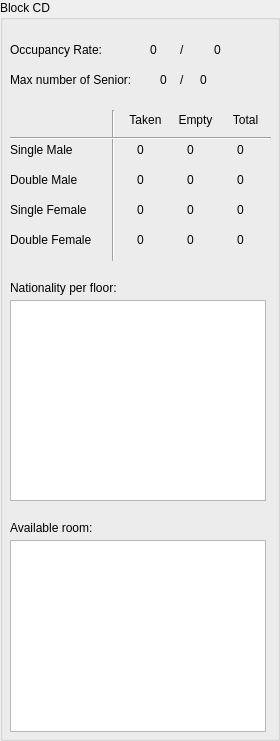
       <widget class="QGroupBox" name="CD">
        <property name="title">
         <string>Block CD</string>
        </property>
        <widget class="QLabel" name="txt_dm_taken_cd">
         <property name="geometry">
          <rect>
           <x>130</x>
           <y>170</y>
           <width>21</width>
           <height>20</height>
          </rect>
         </property>
         <property name="text">
          <string>0</string>
         </property>
         <property name="alignment">
          <set>Qt::AlignCenter</set>
         </property>
        </widget>
        <widget class="QLabel" name="label_9">
         <property name="geometry">
          <rect>
           <x>10</x>
           <y>40</y>
           <width>101</width>
           <height>20</height>
          </rect>
         </property>
         <property name="text">
          <string>Occupancy Rate:</string>
         </property>
        </widget>
        <widget class="QLabel" name="label_10">
         <property name="geometry">
          <rect>
           <x>10</x>
           <y>230</y>
           <width>111</width>
           <height>20</height>
          </rect>
         </property>
         <property name="text">
          <string>Double Female </string>
         </property>
        </widget>
        <widget class="QLabel" name="txt_sm_emp_cd">
         <property name="geometry">
          <rect>
           <x>180</x>
           <y>140</y>
           <width>21</width>
           <height>20</height>
          </rect>
         </property>
         <property name="text">
          <string>0</string>
         </property>
         <property name="alignment">
          <set>Qt::AlignCenter</set>
         </property>
        </widget>
        <widget class="QLabel" name="label_25">
         <property name="geometry">
          <rect>
           <x>180</x>
           <y>40</y>
           <width>21</width>
           <height>20</height>
          </rect>
         </property>
         <property name="text">
          <string>/</string>
         </property>
        </widget>
        <widget class="QLabel" name="txt_dm_total_cd">
         <property name="geometry">
          <rect>
           <x>230</x>
           <y>170</y>
           <width>21</width>
           <height>20</height>
          </rect>
         </property>
         <property name="text">
          <string>0</string>
         </property>
         <property name="alignment">
          <set>Qt::AlignCenter</set>
         </property>
        </widget>
        <widget class="QLabel" name="txt_sm_taken_cd">
         <property name="geometry">
          <rect>
           <x>130</x>
           <y>140</y>
           <width>21</width>
           <height>20</height>
          </rect>
         </property>
         <property name="text">
          <string>0</string>
         </property>
         <property name="alignment">
          <set>Qt::AlignCenter</set>
         </property>
        </widget>
        <widget class="QLabel" name="txt_df_total_cd">
         <property name="geometry">
          <rect>
           <x>230</x>
           <y>230</y>
           <width>21</width>
           <height>20</height>
          </rect>
         </property>
         <property name="text">
          <string>0</string>
         </property>
         <property name="alignment">
          <set>Qt::AlignCenter</set>
         </property>
        </widget>
        <widget class="QLabel" name="label_11">
         <property name="geometry">
          <rect>
           <x>120</x>
           <y>110</y>
           <width>51</width>
           <height>20</height>
          </rect>
         </property>
         <property name="text">
          <string>Taken</string>
         </property>
         <property name="alignment">
          <set>Qt::AlignCenter</set>
         </property>
        </widget>
        <widget class="Line" name="line_3">
         <property name="geometry">
          <rect>
           <x>103</x>
           <y>110</y>
           <width>20</width>
           <height>151</height>
          </rect>
         </property>
         <property name="orientation">
          <enum>Qt::Vertical</enum>
         </property>
        </widget>
        <widget class="QLabel" name="label_12">
         <property name="geometry">
          <rect>
           <x>170</x>
           <y>110</y>
           <width>51</width>
           <height>20</height>
          </rect>
         </property>
         <property name="text">
          <string>Empty</string>
         </property>
         <property name="alignment">
          <set>Qt::AlignCenter</set>
         </property>
        </widget>
        <widget class="QLabel" name="txt_sm_total_cd">
         <property name="geometry">
          <rect>
           <x>230</x>
           <y>140</y>
           <width>21</width>
           <height>20</height>
          </rect>
         </property>
         <property name="text">
          <string>0</string>
         </property>
         <property name="alignment">
          <set>Qt::AlignCenter</set>
         </property>
        </widget>
        <widget class="QLabel" name="txt_dm_emp_cd">
         <property name="geometry">
          <rect>
           <x>180</x>
           <y>170</y>
           <width>21</width>
           <height>20</height>
          </rect>
         </property>
         <property name="text">
          <string>0</string>
         </property>
         <property name="alignment">
          <set>Qt::AlignCenter</set>
         </property>
        </widget>
        <widget class="QLabel" name="label_13">
         <property name="geometry">
          <rect>
           <x>10</x>
           <y>170</y>
           <width>91</width>
           <height>20</height>
          </rect>
         </property>
         <property name="text">
          <string>Double Male </string>
         </property>
        </widget>
        <widget class="Line" name="line_4">
         <property name="geometry">
          <rect>
           <x>10</x>
           <y>130</y>
           <width>261</width>
           <height>16</height>
          </rect>
         </property>
         <property name="orientation">
          <enum>Qt::Horizontal</enum>
         </property>
        </widget>
        <widget class="QLabel" name="label_14">
         <property name="geometry">
          <rect>
           <x>220</x>
           <y>110</y>
           <width>51</width>
           <height>20</height>
          </rect>
         </property>
         <property name="text">
          <string>Total</string>
         </property>
         <property name="alignment">
          <set>Qt::AlignCenter</set>
         </property>
        </widget>
        <widget class="QLabel" name="label_26">
         <property name="geometry">
          <rect>
           <x>10</x>
           <y>520</y>
           <width>121</width>
           <height>16</height>
          </rect>
         </property>
         <property name="text">
          <string>Available room:</string>
         </property>
        </widget>
        <widget class="QLabel" name="txt_df_emp_cd">
         <property name="geometry">
          <rect>
           <x>180</x>
           <y>230</y>
           <width>21</width>
           <height>20</height>
          </rect>
         </property>
         <property name="text">
          <string>0</string>
         </property>
         <property name="alignment">
          <set>Qt::AlignCenter</set>
         </property>
        </widget>
        <widget class="QLabel" name="label_27">
         <property name="geometry">
          <rect>
           <x>10</x>
           <y>280</y>
           <width>141</width>
           <height>16</height>
          </rect>
         </property>
         <property name="text">
          <string>Nationality per floor:</string>
         </property>
        </widget>
        <widget class="QTextBrowser" name="txt_availableroom_cd">
         <property name="geometry">
          <rect>
           <x>10</x>
           <y>540</y>
           <width>256</width>
           <height>192</height>
          </rect>
         </property>
        </widget>
        <widget class="QLabel" name="txt_occ_cd">
         <property name="geometry">
          <rect>
           <x>150</x>
           <y>40</y>
           <width>21</width>
           <height>20</height>
          </rect>
         </property>
         <property name="text">
          <string>0</string>
         </property>
        </widget>
        <widget class="QLabel" name="txt_sf_taken_cd">
         <property name="geometry">
          <rect>
           <x>130</x>
           <y>200</y>
           <width>21</width>
           <height>20</height>
          </rect>
         </property>
         <property name="text">
          <string>0</string>
         </property>
         <property name="alignment">
          <set>Qt::AlignCenter</set>
         </property>
        </widget>
        <widget class="QLabel" name="label_15">
         <property name="geometry">
          <rect>
           <x>10</x>
           <y>200</y>
           <width>111</width>
           <height>20</height>
          </rect>
         </property>
         <property name="text">
          <string>Single Female </string>
         </property>
        </widget>
        <widget class="QLabel" name="txt_df_taken_cd">
         <property name="geometry">
          <rect>
           <x>130</x>
           <y>230</y>
           <width>21</width>
           <height>20</height>
          </rect>
         </property>
         <property name="text">
          <string>0</string>
         </property>
         <property name="alignment">
          <set>Qt::AlignCenter</set>
         </property>
        </widget>
        <widget class="QLabel" name="label_16">
         <property name="geometry">
          <rect>
           <x>10</x>
           <y>140</y>
           <width>111</width>
           <height>20</height>
          </rect>
         </property>
         <property name="text">
          <string>Single Male </string>
         </property>
        </widget>
        <widget class="QLabel" name="txt_sf_emp_cd">
         <property name="geometry">
          <rect>
           <x>180</x>
           <y>200</y>
           <width>21</width>
           <height>20</height>
          </rect>
         </property>
         <property name="text">
          <string>0</string>
         </property>
         <property name="alignment">
          <set>Qt::AlignCenter</set>
         </property>
        </widget>
        <widget class="QLabel" name="txt_total_cd">
         <property name="geometry">
          <rect>
           <x>214</x>
           <y>40</y>
           <width>41</width>
           <height>20</height>
          </rect>
         </property>
         <property name="text">
          <string>0</string>
         </property>
        </widget>
        <widget class="QTextBrowser" name="txt_natperfloor_cd">
         <property name="geometry">
          <rect>
           <x>10</x>
           <y>300</y>
           <width>256</width>
           <height>201</height>
          </rect>
         </property>
        </widget>
        <widget class="QLabel" name="txt_sf_total_cd">
         <property name="geometry">
          <rect>
           <x>230</x>
           <y>200</y>
           <width>21</width>
           <height>20</height>
          </rect>
         </property>
         <property name="text">
          <string>0</string>
         </property>
         <property name="alignment">
          <set>Qt::AlignCenter</set>
         </property>
        </widget>
        <widget class="QLabel" name="label_57">
         <property name="geometry">
          <rect>
           <x>10</x>
           <y>70</y>
           <width>141</width>
           <height>20</height>
          </rect>
         </property>
         <property name="text">
          <string>Max number of Senior:</string>
         </property>
        </widget>
        <widget class="QLabel" name="txt_senior_cd">
         <property name="geometry">
          <rect>
           <x>200</x>
           <y>70</y>
           <width>55</width>
           <height>20</height>
          </rect>
         </property>
         <property name="text">
          <string>0</string>
         </property>
        </widget>
        <widget class="QLabel" name="label_62">
         <property name="geometry">
          <rect>
           <x>180</x>
           <y>70</y>
           <width>21</width>
           <height>20</height>
          </rect>
         </property>
         <property name="text">
          <string>/</string>
         </property>
        </widget>
        <widget class="QLabel" name="txt_csenior_cd">
         <property name="geometry">
          <rect>
           <x>160</x>
           <y>70</y>
           <width>55</width>
           <height>20</height>
          </rect>
         </property>
         <property name="text">
          <string>0</string>
         </property>
        </widget>
       </widget>
